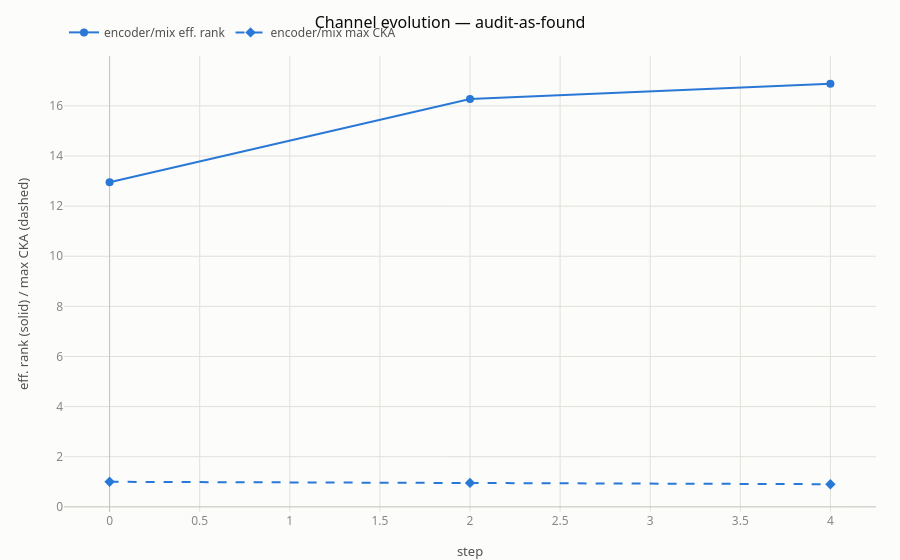

The notebook cell saved with this chart:
### Markdown cell above
Channels 0–15 (spectral) and 16–31 (shape) have the same
profile, because they are computing the same thing from the same input.
Half the fusion layer's input is a duplicate.

### Code cell
view.plot_channel_evolution("encoder/mix")

### Figure 1 — Plotly figure (JSON) as saved in the notebook; plotly's stock layout.template omitted (floating-point values rounded to 4 significant figures)
{"data": [{"hovertemplate": "encoder/mix<br>step %{x} · eff. rank %{y:.2f}<extra></extra>", "line": {"color": "#2a78d6", "width": 2}, "marker": {"size": 8}, "mode": "lines+markers", "name": "encoder/mix eff. rank", "type": "scatter", "x": [0, 2, 4], "y": [12.96, 16.28, 16.88]}, {"hovertemplate": "encoder/mix<br>step %{x} · max CKA %{y:.3f}<extra></extra>", "line": {"color": "#2a78d6", "dash": "dash", "width": 2}, "marker": {"size": 8, "symbol": "diamond"}, "mode": "lines+markers", "name": "encoder/mix max CKA", "type": "scatter", "x": [0, 2, 4], "y": [1.0, 0.9564, 0.9044]}], "layout": {"title": {"text": "Channel evolution — audit-as-found"}, "xaxis": {"title": {"text": "step"}}, "yaxis": {"title": {"text": "eff. rank (solid) / max CKA (dashed)"}}}}
